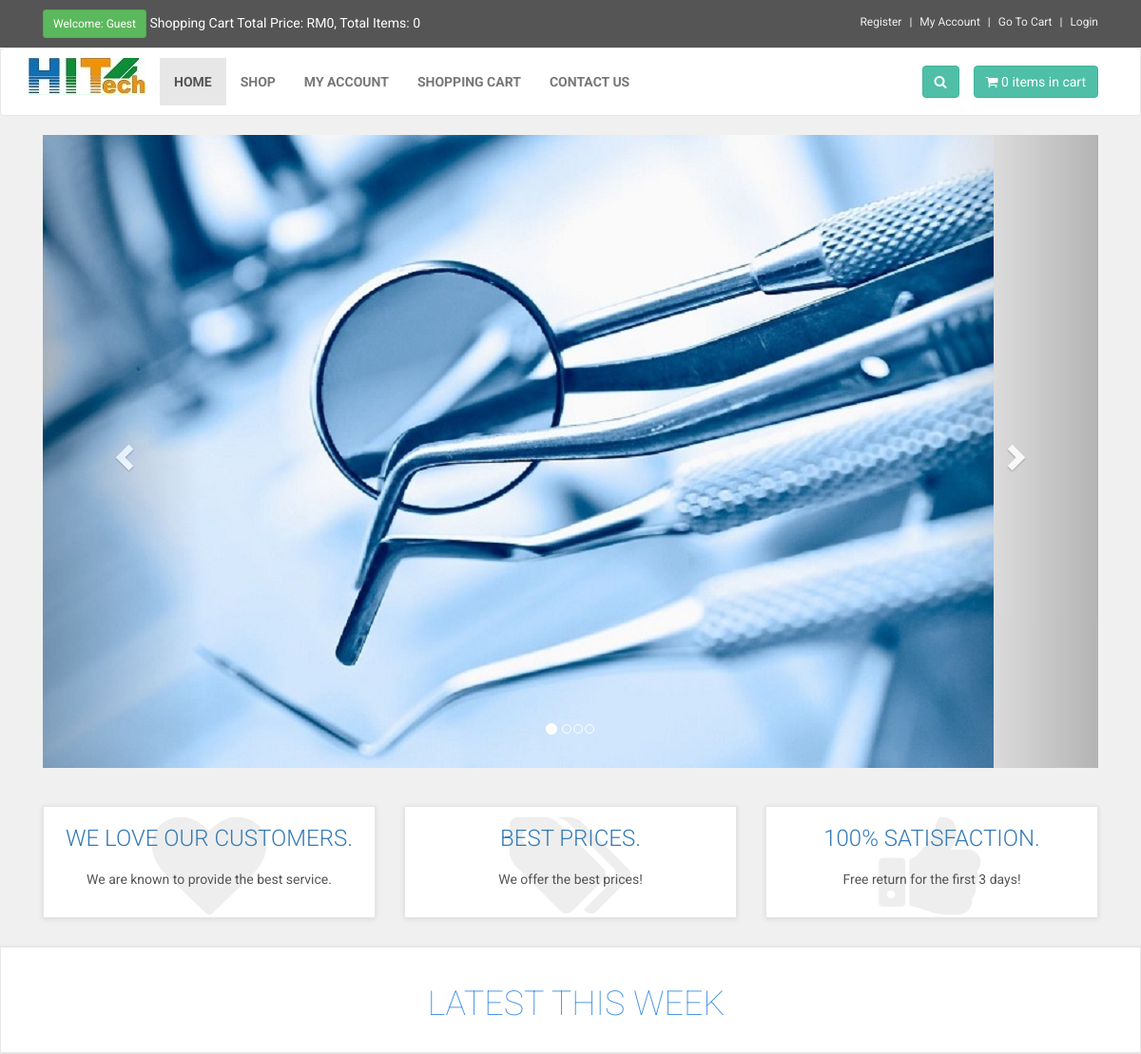
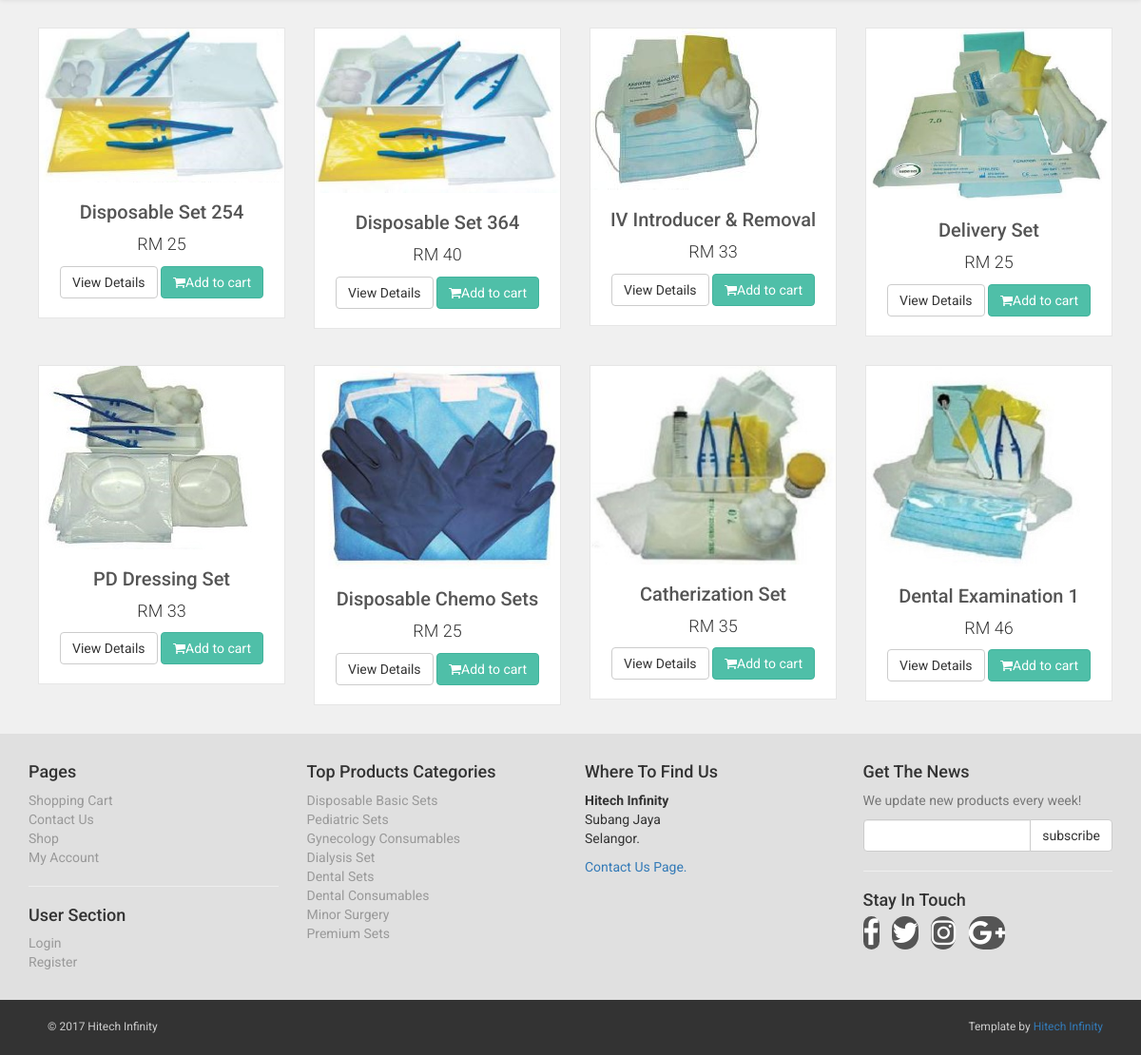
The page / on the database its author committed (2 pictures, top to bottom).
### tables this page shows
CREATE TABLE `slider` (
  `slide_int` int(10) NOT NULL,
  `slide_name` varchar(255) NOT NULL,
  `slide_image` text NOT NULL
);

CREATE TABLE `products` (
  `product_id` int(10) NOT NULL,
  `p_cat_id` int(10) NOT NULL,
  `cat_id` int(10) NOT NULL,
  `date` timestamp NOT NULL DEFAULT CURRENT_TIMESTAMP ON UPDATE CURRENT_TIMESTAMP,
  `product_title` text NOT NULL,
  `product_img1` text NOT NULL,
  `product_img2` text NOT NULL,
  `product_img3` text NOT NULL,
  `product_price` int(10) NOT NULL,
  `product_desc` text NOT NULL,
  `product_keywords` text NOT NULL
);

CREATE TABLE `product_categories` (
  `p_cat_id` int(10) NOT NULL,
  `p_cat_title` text NOT NULL,
  `p_cat_desc` text NOT NULL
);

### functions/function.php (the view, shortened to what this page needs)
<?php
$db = mysqli_connect("localhost","root","","ecom_store");
function getRealUserIp()
{
	switch(true)
	{
		default : return $_SERVER['REMOTE_ADDR'];
	}
}
function total_price()
{
	$total = 0;
	echo "RM" . $total;
}
function items(){
global $db;
$ip_add = getRealUserIp();
$get_items = "select * from cart where ip_add='$ip_add'";
$run_items = mysqli_query($db,$get_items);
$count_items = mysqli_num_rows($run_items);
echo $count_items;
}
function getPro()
{
	global $db;
	$get_products = "select * from products order by 1 DESC LIMIT 0,8";
	$run_products = mysqli_query($db, $get_products);
	while ($row_products=mysqli_fetch_array($run_products))
	{
		$pro_id = $row_products['product_id'];
		$pro_title = $row_products['product_title'];
		$pro_price = $row_products['product_price'];
		$pro_img1 = $row_products['product_img1'];
		echo "
		<div class='col-md-4 col-sm-6 single'>
			<div class='product'>
				<a href='details.php?pro_id=$pro_id'>
					<img src='admin_area/product_images/$pro_img1' class='img-responsive'></img>
				</a>
					<div class='text'>
						<h3><a href='details.php?pro_id=$pro_id'>$pro_title</a></h3>
							<p class='price'>RM $pro_price</p>
							<p class='buttons'>
								<a href='details.php?pro_id=$pro_id' class='btn btn-default'>View Details</a>
								<a href='details.php?pro_id=$pro_id' class='btn btn-primary'>
									<i class='fa fa-shopping-cart'></i>Add to cart
								</a>
							</p>
					</div>
			</div>
		</div>
		";
	}
}
?>

### index.php (shortened to what this page needs)
<?php include ("includes/db.php"); ?>
<?php include ("functions/function.php"); ?>
<!DOCTYPE html>
<html>
<head>
<link href="styles/bootstrap.min.css" rel="stylesheet">
<link href="styles/style.css" rel="stylesheet">
<link href="font-awesome/css/font-awesome.min.css" rel="stylesheet">
</head>
<body>
<div id="top">
	<div class="container">
		<div class ="col-md-6 offer">
			<a href="#" class="btn btn-success btn-sm">
			<?php
			if (!isset($_SESSION['customer_email'])) {
				echo "Welcome: Guest";
			}
			else
			{
				echo "Welcome:" .$_SESSION['customer_email'] . "";
			}
			?>
			</a>
			<a href="#">
			Shopping Cart Total Price: <?php total_price(); ?>, Total Items: <?php items(); ?>
			</a>
				</div>
				<div class="col-md-6">
				<ul class="menu">
					<li>
						<a href="customer_register.php">
							Register
						</a>
					</li>
					<li>
						<?php
						if(!isset($_SESSION['customer_email'])){
						echo "<a href='checkout.php' >My Account</a>";
						}
						else{
						echo "<a href='customer/my_account.php?my_orders'>My Account</a>";
						}
						?>
					</li>
					<li>
						<a href="cart.php">
							Go To Cart
						</a>
					</li>
					<li>
						<?php
							if(!isset($_SESSION['customer_email'])){
							echo "<a href='checkout.php'> Login </a>";
							}else {
							echo "<a href='logout.php'> Logout </a>";
							}
							?>
					</li>
				</ul>
				</div>
	</div>
</div>
<div class="navbar navbar-default" id="navbar">
	<div class="container">
		<div class="navbar-header">
			<a class="navbar-brand home" href="index.php">
				<img src="images/logo.jpg"alt="Hitech" class="hidden-xs">
			</a>
		</div>
			<div class="navbar-collapse collapse" id="navigation">
				<div class="padding-nav">
					<ul class="nav navbar-nav navbar-left">
						<li class="active">
							<a href="index.php">Home</a>
						</li>
						<li>
							<a href="shop.php">Shop</a>
						</li>
						<li>
								<?php
								if(!isset($_SESSION['customer_email'])){
								echo "<a href='checkout.php' >My Account</a>";
								}
								else{
								echo "<a href='customer/my_account.php?my_orders'>My Account</a>";
								}
								?>
						</li>
						<li>
							<a href="cart.php">Shopping Cart</a>
						</li>
						<li>
							<a href="contact.php">Contact Us</a>
						</li>
					</ul>
				</div>
					<a class="btn btn-primary navbar-btn right" href="cart.php">
						<i class="fa fa-shopping-cart"></i>
						<span><?php items(); ?> items in cart</span>
					</a>
					<div class="navbar-collapse collapse right">
						<button class="btn navbar-btn btn-primary" type="button" data-toggle="collapse" data-target="#search">
							<i class="fa fa-search"></i>
						</button>
					</div>
			</div>
	</div>
</div>
<div class="container" id="slider">
	<div class="col-md-12">
		<div id="myCarousel" class="carousel slide" data-ride="carousel">
			<ol class="carousel-indicators">
				<li data-target="#myCarousel" data-slide-to="0" class="active"></li>
				<li data-target="#myCarousel" data-slide-to="1"</li>
				<li data-target="#myCarousel" data-slide-to="2"</li>
				<li data-target="#myCarousel" data-slide-to="3"</li>
			</ol>
<div class="carousel-inner">
<?php
	$get_slides = "SELECT * FROM slider LIMIT 0,1";
	$run_slides = mysqli_query($con, $get_slides);
	while($row_slides=mysqli_fetch_array($run_slides))
	{
		$slide_image = $row_slides['slide_image'];
		echo "
		<div class='item active'>
			<img src='admin_area/slides_images/$slide_image'>
		</div>
		";
	}
?>
</div>
				<a class="left carousel-control" href="#myCarousel" data-slide="prev">
					<span class="glyphicon glyphicon-chevron-left"></span>
				</a>
				<a class="right carousel-control" href="#myCarousel" data-slide="next">
					<span class="glyphicon glyphicon-chevron-right"></span>
				</a>
		</div>
	</div>
</div>
<div id="advantages">
	<div class="container">
		<div class="same-height-row">
			<div class="col-sm-4">
				<div class="box same-height">
					<div class="icon">
						<i class="fa fa-heart"></i>
					</div>
				<h3><a href="#">WE LOVE OUR CUSTOMERS.</a></h3>
					<p>
						We are known to provide the best service.
					</p>
				</div>
			</div>
			<div class="col-sm-4">
				<div class="box same-height">
					<div class="icon">
						<i class="fa fa-tags"></i>
					</div>
				<h3><a href="#">BEST PRICES.</a></h3>
					<p>
						We offer the best prices!
					</p>
				</div>
			</div>
			<div class="col-sm-4">
				<div class="box same-height">
					<div class="icon">
						<i class="fa fa-thumbs-up"></i>
					</div>
				<h3><a href="#">100% SATISFACTION.</a></h3>
					<p>
						Free return for the first 3 days!
					</p>
				</div>
			</div>
		</div>
	</div>
</div>
<div id="hot">
	<div class="box">
		<div class="container">
			<div class="col-md-12">
				<h2>Latest This Week</h2>
			</div>
		</div>
	</div>
</div>
<div id="content" class="container">
	<div class="row">
		<?php
			getPro();
		?>
	</div>
</div>
<?php
include ("includes/footer.php")
?>
</body>
</html>

### includes/footer.php (shortened to what this page needs)
<div id="footer">
	<div class="container">
		<div class="row">
			<div class="col-md-3 col-sm-6">
				<h4>Pages</h4>
				<ul>
					<li><a href="cart.php">Shopping Cart</a></li>
					<li><a href="contact.php">Contact Us</a></li>
					<li><a href="shop.php">Shop</a></li>
					<li><?php
						if(!isset($_SESSION['customer_email'])){
						echo "<a href='checkout.php' >My Account</a>";
						}
						else{
						echo "<a href='customer/my_account.php?my_orders'>My Account</a>";
						}
						?></li>
				</ul>
				<hr>
				<h4>User Section</h4>
				<ul>
					<li>
						<?php
						if(!isset($_SESSION['customer_email'])){
						echo "<a href='checkout.php' >Login</a>";
						}
						else{
						echo "<a href='customer/my_account.php?my_orders'>My Account</a>";
						}
						?>
					</li>
					<li><a href="customer_register.php">Register</a></li>
				</ul>
			</div>
			<div class="col-md-3 col-sm-6">
				<h4>Top Products Categories</h4>
					<ul>
						<?php
							$get_p_cats = "select * from product_categories";
							$run_p_cats = mysqli_query($con, $get_p_cats);
							while ($row_p_cats = mysqli_fetch_array($run_p_cats)) {
								$p_cat_id = $row_p_cats['p_cat_id'];
								$p_cat_title = $row_p_cats['p_cat_title'];
								echo "
									<li><a href='shop.php?p_cat=$p_cat_id'> $p_cat_title</a></li>
								";
							}
						?>
					</ul>
			</div>
			<div class="col-md-3 col-sm-6">
				<h4>Where To Find Us</h4>
				<p>
					<strong>Hitech Infinity</strong>
					<br>Subang Jaya
					<br>Selangor.
				</p>
				<a href="contact.php">Contact Us Page.</a>
			</div>
			<div class="col-md-3 col-sm-6">
				<h4>Get The News</h4>
				<p class="text-muted">
					We update new products every week!
				</p>
				<form action="" method="post">
					<div class="input-group">
						<input type="text" class="form-control" name="email">
							<span class="input-group-btn">
								<input type="submit" value="subscribe" class="btn btn-default">
							</span>
					</div>
				</form>
				<hr>
				<h4>Stay In Touch</h4>
				<p class="social">
					<a href="#"><i class="fa fa-facebook"></i></a>
					<a href="#"><i class="fa fa-twitter"></i></a>
					<a href="#"><i class="fa fa-instagram"></i></a>
					<a href="#"><i class="fa fa-google-plus"></i></a>
				</p>
			</div>
		</div>
	</div>
</div>
<div id="copyright">
	<div class="container">
		<div class="col-md-6">
			<p class="pull-left">&copy; 2017 Hitech Infinity</p>
		</div>
			<div class="col-md-6">
				<p class="pull-right">
					Template by <a href="#">Hitech Infinity</a>
				</p>
			</div>
	</div>
</div>

### styles/style.css (style rules this page uses)
body { font-family: "Roboto", Helvetica, Arial, sans-serif; font-size: 14px; line-height: 1.42857143; color: #333333; background-color: #f0f0f0; overflow-x: hidden; }
#top { background: #555555; padding: 10px 0; }
#top a { color: #fff; }
#top ul.menu { padding-top: 5px; margin: 0; text-align: right; font-size: 12px; list-style: none; }
#top ul.menu > li { display: inline-block; }
#top ul.menu > li a { color: #eeeeee; }
#top ul.menu > li + li:before { content: "|\00a"; padding: 0 5px; color: #f7f7f7; }
.navbar { background: white; }
.navbar-collapse .right { float: right; }
.navbar-brand { float: left; padding: 10px 15px; font-size: 18px; line-height: 20px; height: 70px; }
.navbar ul.nav > li > a { text-transform: uppercase; font-weight: bold; font-size: 14px; }
.padding-nav { padding-top: 10px; }
.btn-primary { color: rgb(255, 255, 255); background-color: rgb(79, 191, 168); border-color: rgb(65, 179, 156); }
#slider { margin-bottom: 40px; }
.box { background: #fff; margin: 0 0 30px; border: solid 1px #e6e6e6; box-sizing: border-box; padding: 20px; box-shadow: 0 1px 5px rgb(0, 0, 0, 0.1); }
#advantages { text-align: center; }
#advantages .box .icon { position: absolute; font-size: 120px; width: 100%; text-align: center; top: -20px; left: 0; height: 100%; float: left; color: #eeeeee; transition: all 0.2s ease-out; z-index: 1; box-sizing: border-box; }
#advantages .box h3 { position: relative; margin: 0 0 20px; font-weight: 300; text-transform: uppercase; z-index: 2; }
#advantages .box p { position: relative; color: #555555; z-index: 2; }
#hot h2 { text-transform: uppercase; font-size: 36px; color: #4993e4; text-align: center; font-weight: 100; }
#content { padding-left: 25px; }
.single { width: 290px; }
#content .product { background: #fff; border: solid 1px #e6e6e6; box-sizing: border-box; margin-bottom: 30px; }
#content .product .text p.price { font-size: 18px; text-align: center; font-weight: 300; }
#content .product .text .buttons { clear: both; text-align: center; }
#content .product .text h3 { text-align: center; font-size: 20px; }
#content .product .text h3 a { color: rgb(85, 85, 85); }
#content .product .text .buttons .btn { margin-bottom: 10px; }
.box .box-footer:before, .box .box-footer:after, { content: " "; display: table; }
#footer { background: #e0e0e0; padding: 20px 0; }
#footer ul { padding-left: 0; list-style: none; }
#footer ul a { color: #999999; padding: 20px 0; }
#footer .social { text-align: left; }
#footer .social a { margin: 0 10px 0 0; color: #fff; display: inline; width: 30px; height: 30px; border-radius: 15px; line-height: 30px; font-size: 30px; text-align: center; transition: all 0.2s ease-out; vertical-align: bottom; background-color: #555555; }
#copyright { padding: 20px; background: #333; font-size: 12px; color: #ccc; }
#copyright p { margin: 0; }

### rows shown on the page
slider: slide_image (picture)
products: product_img1 (picture), product_title "Disposable Set 254", product_price "25"
products: product_img1 (picture), product_title "Disposable Set 364", product_price "40"
products: product_img1 (picture), product_title "IV Introducer & Removal", product_price "33"
products: product_img1 (picture), product_title "Delivery Set", product_price "25"
products: product_img1 (picture), product_title "PD Dressing Set", product_price "33"
products: product_img1 (picture), product_title "Disposable Chemo Sets", product_price "25"
products: product_img1 (picture), product_title "Catherization Set", product_price "35"
products: product_img1 (picture), product_title "Dental Examination 1", product_price "46"
product_categories: p_cat_title "Disposable Basic Sets"
product_categories: p_cat_title "Pediatric Sets"
product_categories: p_cat_title "Gynecology Consumables"
product_categories: p_cat_title "Dialysis Set"
product_categories: p_cat_title "Dental Sets"
product_categories: p_cat_title "Dental Consumables"
product_categories: p_cat_title "Minor Surgery"
product_categories: p_cat_title "Premium Sets"

### other values the page prints
$total "0"
$count_items "0 0"
